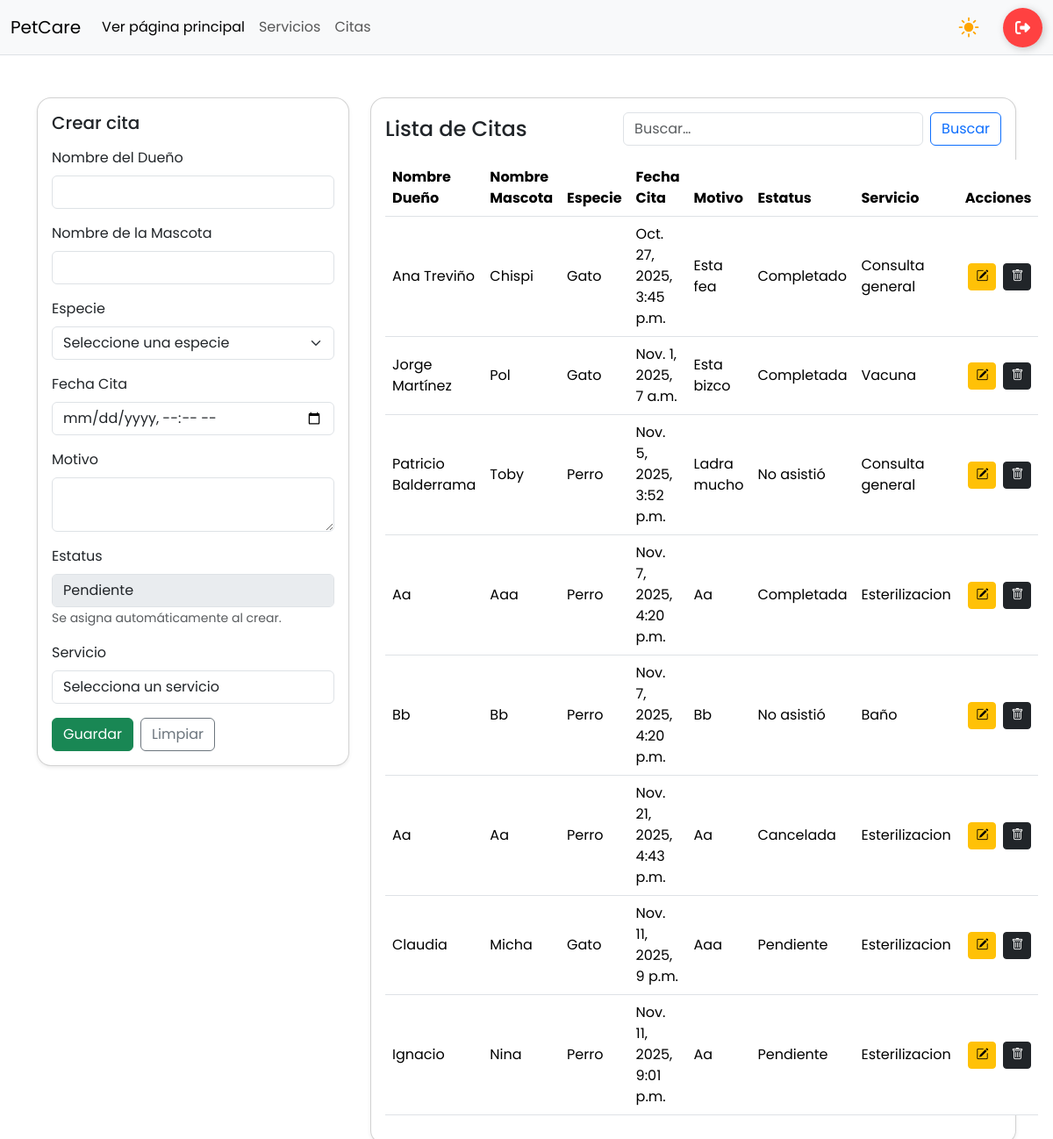
Page /citas/ (signed in) on the committed database.
### app/models.py (models this page shows, shortened)
class CITA_VETERINARIA(models.Model):
    nombre_dueño = models.CharField(max_length=200)
    nombre_mascota = models.CharField(max_length=100)
    especie = models.CharField(max_length=100)
    fecha_cita = models.DateTimeField()
    motivo = models.CharField(max_length=255)
    estatus = models.CharField(max_length=50)
    servicio = models.ForeignKey(SERVICIO, on_delete= models.PROTECT, null=True)

class SERVICIO(models.Model):
    nombre = models.CharField(max_length=100)
    precio = models.DecimalField(max_digits=10, decimal_places=2)
    descripcion = models.TextField(max_length=250, null= True)
    def __str__(self):
        return self.nombre

### app/views.py (the view, shortened to what this page needs)
# urls.py: path('citas/', views.citas_panel, name='citas'),
@login_required
def citas_panel(request, id=None):
    cita = get_object_or_404(CITA_VETERINARIA, pk=id) if id else None
    servicios = SERVICIO.objects.all() # Necesario para traer los servicios al ddl
    citas = CITA_VETERINARIA.objects.all()
    ctx = {
        "citas": citas,
        "cita": cita,
        "editando": bool(cita),
        "servicios": servicios,
        "ahora_str": timezone.localtime().strftime("%Y-%m-%dT%H:%M"),
        "cita_pasada": bool(cita and timezone.localtime(cita.fecha_cita) <= timezone.localtime()),
    }
    return render(request, "citas.html", ctx)

### app/templates/citas.html (shortened to what this page needs)
{% load static %}
<!DOCTYPE html>
<html lang="es">
<head>
    {% include 'referencias.html' %}
    <link rel="stylesheet" href="{% static 'css/panel.css' %}">
</head>
<body>
    {% include 'navbar-panel.html' %}
    <main class="container mt-5">
        <div class="row g-4">
            <div class="col-12 col-lg-4">
                <div class="card shadow-sm rounded-4">
                    <div class="card-body">
                        <h5 class="card-title mb-3">
                            {% if editando %}Editar cita{% else %}Crear cita{% endif %}
                        </h5>
                        <form method="post" autocomplete="off"
                            action="{% if editando %}{% url 'citas_edit' cita.id %}{% else %}{% url 'citas' %}{% endif %}">
                            <div class="mb-3">
                                <label class="form-label">Nombre del Dueño</label>
                                <input type="text" name="nombre_dueño" class="form-control" pattern="^[A-Za-zÁÉÍÓÚáéíóúÑñ\s]+$"
                                    maxlength="200" required value="{{ cita.nombre_dueño|default_if_none:'' }}">
                            </div>
                            <div class="mb-3">
                                <label class="form-label">Nombre de la Mascota</label>
                                <input type="text" name="nombre_mascota" class="form-control" pattern="^[A-Za-zÁÉÍÓÚáéíóúÑñ\s]+$"
                                    maxlength="100" required value="{{ cita.nombre_mascota|default_if_none:'' }}">
                            </div>
                            <div class="mb-3">
                                <label class="form-label">Especie</label>
                                <select name="especie_select" id="especie_select" class="form-select" required>
                                    <option value="">Seleccione una especie</option>
                                </select>
                            </div>
                            <div class="mb-3">
                                <label class="form-label" for="id_fecha_cita">Fecha Cita</label>
                                <input type="datetime-local" name="fecha_cita" class="form-control"
                                    id="id_fecha_cita"
                                    value="{{ cita.fecha_cita|date:'Y-m-d\TH:i'|default_if_none:'' }}"
                                    {% if not editando %}min="{{ ahora_str }}"{% endif %}
                                    {% if editando and cita_pasada %}readonly{% endif %} required>
                            </div>
                            <div class="mb-3">
                                <label class="form-label">Motivo</label>
                                <textarea name="motivo" class="form-control" maxlength="255"
                                    required>{{ cita.motivo|default_if_none:'' }}</textarea>
                            </div>
                            {% if editando %}
                                <div class="mb-3">
                                <label class="form-label">Estatus</label>
                                {% if cita_pasada %}
                                    <select name="estatus" class="form-select" required>
                                        <option value="Completada" {% if cita.estatus == "Completada" %}selected{% endif %}>Completada</option>
                                        <option value="No asistió" {% if cita.estatus == "No asistió" %}selected{% endif %}>No asistió</option>
                                        <option value="Cancelada" {% if cita.estatus == "Cancelada" %}selected{% endif %}>Cancelada</option>
                                    </select>
                                    <small class="text-muted">La fecha de la cita ya pasó. Solo puedes marcar Completada, No asistió o Cancelada.</small>
                                {% else %}
                                    <select name="estatus" class="form-select" required>
                                        <option value="Pendiente" {% if cita.estatus == "Pendiente" %}selected{% endif %}>Pendiente</option>
                                        <option value="Cancelada" {% if cita.estatus == "Cancelada" %}selected{% endif %}>Cancelada</option>
                                    </select>
                                    <small class="text-muted">Antes de la fecha: solo puedes alternar entre Pendiente y Cancelada.</small>
                                {% endif %}
                                </div>
                                {% else %}
                                <div class="mb-3">
                                    <label class="form-label">Estatus</label>
                                    <input type="text" class="form-control" value="Pendiente" disabled>
                                    <small class="text-muted">Se asigna automáticamente al crear.</small>
                                </div>
                            {% endif %}
                            <div class="mb-3">
                                <label for="servicio" class="form-label">Servicio</label>
                                <select name="servicio" id="servicio" class="form-control">
                                    <option value="">Selecciona un servicio</option>
                                </select>
                            </div>
                            <div class="d-flex gap-2">
                                <button type="submit" class="btn btn-success">
                                    {% if editando %}Actualizar{% else %}Guardar{% endif %}
                                </button>
                                {% if editando %}
                                <a href="{% url 'citas' %}" class="btn btn-secondary">Cancelar</a>
                                {% else %}
                                <button type="reset" class="btn btn-outline-secondary">Limpiar</button>
                                {% endif %}
                            </div>
                        </form>
                    </div>
                </div>
            </div>
            <div class="col-12 col-lg-8">
                <div class="card shadow-sm rounded-4">
                    <div class="card-body">
                        <div class="d-flex justify-content-between align-items-center mb-3">
                            <h4 class="m-0">Lista de Citas</h4>
                            <form class="d-flex" method="get" action="{% url 'citas' %}">
                                <input class="form-control me-2" type="search" placeholder="Buscar…" name="q"
                                    value="{{ q }}">
                                <button class="btn btn-outline-primary" type="submit">Buscar</button>
                            </form>
                        </div>
                        <table class="table table-hover align-middle">
                            <thead>
                                <tr>
                                    <th>Nombre Dueño</th>
                                    <th>Nombre Mascota</th>
                                    <th>Especie</th>
                                    <th>Fecha Cita</th>
                                    <th>Motivo</th>
                                    <th>Estatus</th>
                                    <th>Servicio</th>
                                    <th class="text-end">Acciones</th>
                                </tr>
                            </thead>
                            <tbody>
                                {% for cita in citas %}
                                <tr>
                                    <td>{{ cita.nombre_dueño }}</td>
                                    <td>{{ cita.nombre_mascota }}</td>
                                    <td>{{ cita.especie }}</td>
                                    <td>{{ cita.fecha_cita }}</td>
                                    <td>{{ cita.motivo }}</td>
                                    <td>{{ cita.estatus }}</td>
                                    <td>{{ cita.servicio }}</td>
                                    <td class="text-end">
                                        <div class="d-inline-flex gap-2">
                                            <a class="btn btn-warning btn-sm" href="{% url 'citas_edit' cita.id %}">
                                                <i class="bi bi-pencil-square"></i>
                                            </a>
                                            <a class="btn btn-dark btn-sm" href="{% url 'citas_eliminar' cita.id %}"
                                                onclick="return confirm('¿Eliminar este cita?')">
                                                <i class="bi bi-trash"></i>
                                            </a>
                                        </div>
                                    </td>
                                </tr>
                                {% empty %}
                                <tr>
                                    <td colspan="8" class="text-center text-muted">Sin información disponible</td>
                                </tr>
                                {% endfor %}
                            </tbody>
                        </table>
                    </div>
                </div>
            </div>
        </div>
    </main>
    <body>
        {% include 'alertas.html' %}
    </body>
</body>
</html>

### app/static/css/panel.css (style rules this page uses)
:root { color-scheme: light dark; }
body { font-family: "Poppins", sans-serif !important; }

### rows in the picture
CITA_VETERINARIA: nombre_dueño "Ana Treviño", nombre_mascota "Chispi", especie "Gato", fecha_cita "Oct. 27, 2025, 3:45 p.m.", motivo "Esta fea", estatus "Completado", servicio "Consulta general"
CITA_VETERINARIA: nombre_dueño "Jorge Martínez", nombre_mascota "Pol", especie "Gato", fecha_cita "Nov. 1, 2025, 7 a.m.", motivo "Esta bizco", estatus "Completada", servicio "Vacuna"
CITA_VETERINARIA: nombre_dueño "Patricio Balderrama", nombre_mascota "Toby", especie "Perro", fecha_cita "Nov. 5, 2025, 3:52 p.m.", motivo "Ladra mucho", estatus "No asistió", servicio "Consulta general"
CITA_VETERINARIA: nombre_dueño "Aa", nombre_mascota "Aaa", especie "Perro", fecha_cita "Nov. 7, 2025, 4:20 p.m.", motivo "Aa", estatus "Completada", servicio "Esterilizacion"
CITA_VETERINARIA: nombre_dueño "Bb", nombre_mascota "Bb", especie "Perro", fecha_cita "Nov. 7, 2025, 4:20 p.m.", motivo "Bb", estatus "No asistió", servicio "Baño"
CITA_VETERINARIA: nombre_dueño "Aa", nombre_mascota "Aa", especie "Perro", fecha_cita "Nov. 21, 2025, 4:43 p.m.", motivo "Aa", estatus "Cancelada", servicio "Esterilizacion"
CITA_VETERINARIA: nombre_dueño "Claudia", nombre_mascota "Micha", especie "Gato", fecha_cita "Nov. 11, 2025, 9 p.m.", motivo "Aaa", estatus "Pendiente", servicio "Esterilizacion"
CITA_VETERINARIA: nombre_dueño "Ignacio", nombre_mascota "Nina", especie "Perro", fecha_cita "Nov. 11, 2025, 9:01 p.m.", motivo "Aa", estatus "Pendiente", servicio "Esterilizacion"
